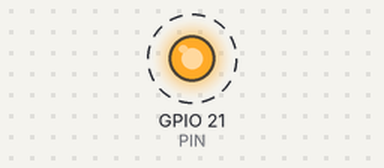
Recording of a program running on a simulated Raspberry Pi (BCM pin numbers). Parts: output pins drawn as LEDs (lit = HIGH). Dashed ring = blinking. What the program prints to the terminal is not drawn.

Above: at 0.2 s.
Timing chart, 0 to 3.0 s (numbered marks = the images above):
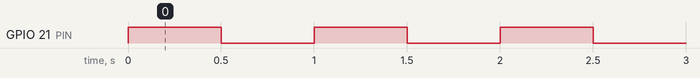

Measured:
- by itself, GPIO 21 (PIN): alternates HIGH for 0.50 s and LOW for 0.50 s

The program:

testGpioOut.py
```python
import RPi.GPIO as GPIO
from time import sleep

PIN = 21

GPIO.setmode(GPIO.BCM)
GPIO.setup(PIN, GPIO.OUT)
print('Now start to test GPIO')
try:
    while True:
        GPIO.output(PIN,1)
        print('High')
        sleep(0.5)
        GPIO.output(PIN,0)
        print('Low')
        sleep(0.5)
except KeyboardInterrupt:
    GPIO.cleanup()
```
